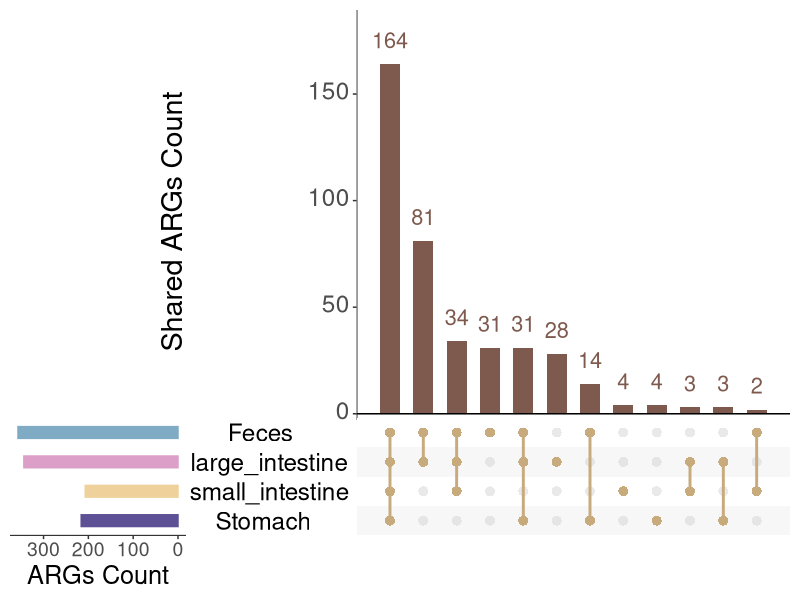

Generate this figure with R: (Note: this script raises an error after producing the figure.)
# 清空工作环境
rm(list = ls())

# 加载必要的库
library(readxl)
library(UpSetR)
library(dplyr)
library(readr)

##upset图
upset_data <- read_csv("upset_data.csv")

upset_data <- as.data.frame(upset_data)
rownames(upset_data) <- upset_data[, 1]  
upset_data <- upset_data[, -1]           

# 确保列顺序
desired_order <- c("Stomach", "small_intestine", "large_intestine", "Feces")
if (all(desired_order %in% colnames(upset_data))) {
  upset_data <- upset_data[, desired_order]
} else {
  stop("Error: Not all desired columns are present in the data.")
}

# 转换为列表格式
data_list <- apply(upset_data, 2, function(x) rownames(upset_data)[x == 1])

# 检查数据
print(data_list)

# 5. 绘制 UpSet 图 

# 定义集合颜色
set_colors <- c(
  "#5E5094",
  "#EFD19B",
  "#DC9FC8",
  "#7fabc4"
)

# 设置全局字体参数
par(family = "Arial", font = 2)  

# 创建UpSet图
p <- upset(
  fromList(data_list),
  nintersects = NA,
  sets = desired_order,
  keep.order = TRUE,
  mainbar.y.label = "Shared ARGs Count",
  sets.x.label = "ARGs Count",
  order.by = "freq",
  sets.bar.color = set_colors,
  main.bar.color = "#7e594d",
  matrix.color = "#c7ab7c",
  point.size = 3,
  line.size = 1,
  text.scale = c(2.5, 2.5, 2.2, 2, 2.5, 2.5)  
)

p

##双轴柱状图
# 清空工作环境
rm(list = ls())

# 加载必要的库
library(readxl)   
library(dplyr)    
library(tidyr)    
library(ggplot2)  
library(ggpubr)   

#取前30个log10丰度最大的ARG
top_30_args_final_data <- read_csv("gut_shared_ARGs_abundance_count.csv")

my_theme <- theme(
  text = element_text(family = "Arial", face = "bold", size = 14),  
  plot.title = element_text(size = 16, hjust = 0.5),  
  axis.title = element_text(size = 14),  
  axis.text = element_text(size = 11, color = "black"), 
  axis.title.y = element_text(color = "#000000"),
  axis.title.y.right = element_text(color = "#000000"),
  axis.text.x = element_text(angle = 45, hjust = 1, size = 11),
  panel.grid.major = element_line(color = "grey90", size = 0.2),  
  panel.grid.minor = element_blank(),  
  legend.position = "none",
  panel.background = element_rect(fill = "white", colour = "white")  
)

# 创建图形
p_combined <- ggplot() +
  # 左侧柱子：Log10 Abundance
  geom_col(data = top_30_args_final_data, 
           aes(x = reorder(ARGs, -Log10_Abundance), y = Log10_Abundance), 
           fill = "#a6cfcd", width = 0.4, position = position_nudge(x = -0.2)) +
  # 右侧柱子：Occurrence Frequency
  geom_col(data = top_30_args_final_data, 
           aes(x = reorder(ARGs, -Log10_Abundance), y = Occurrence_Frequency / 300), 
           fill = "#efe59a", width = 0.4, position = position_nudge(x = 0.2)) +
  # 设置双Y轴
  scale_y_continuous(
    name = "Shared ARGs Abundance(Log10)(TPM)",
    sec.axis = sec_axis(~ . * 300, name = "Shared ARGs Count")
  ) +
  labs(
    #title = "Top 30 Shared ARGs in 4 Gut Locations",
    x = "ARGs Type"
  ) +
  theme_minimal() +  #
  my_theme  

p_combined
